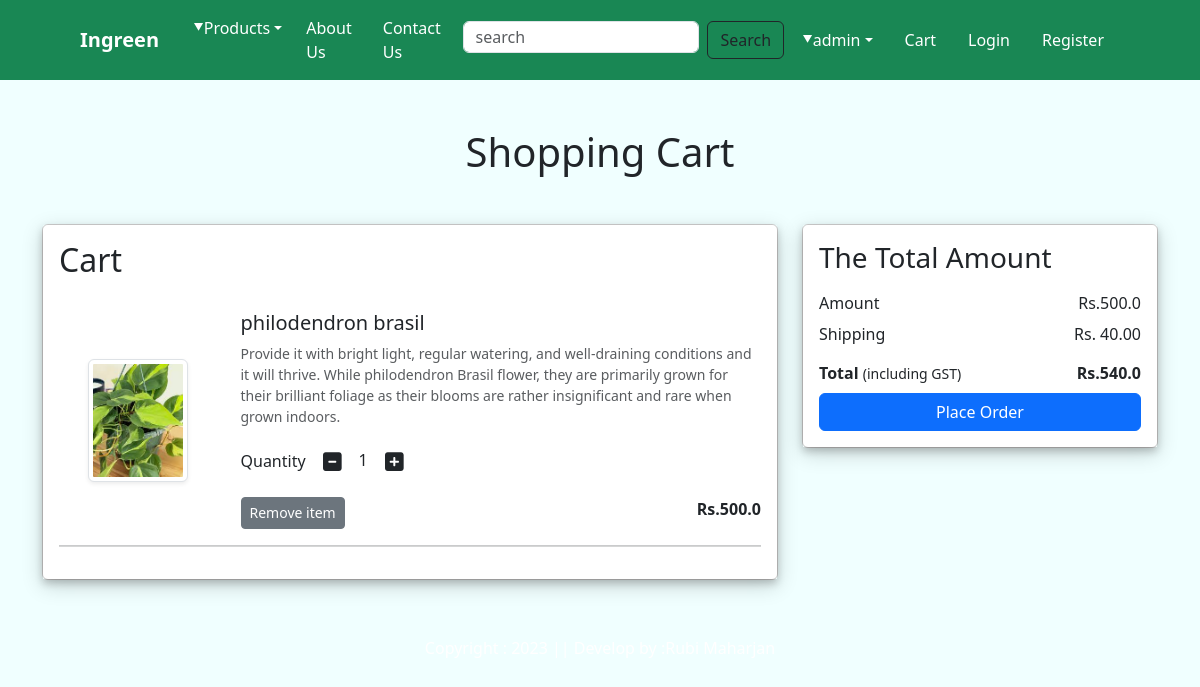
The app's page /cart/ (signed in), older data.
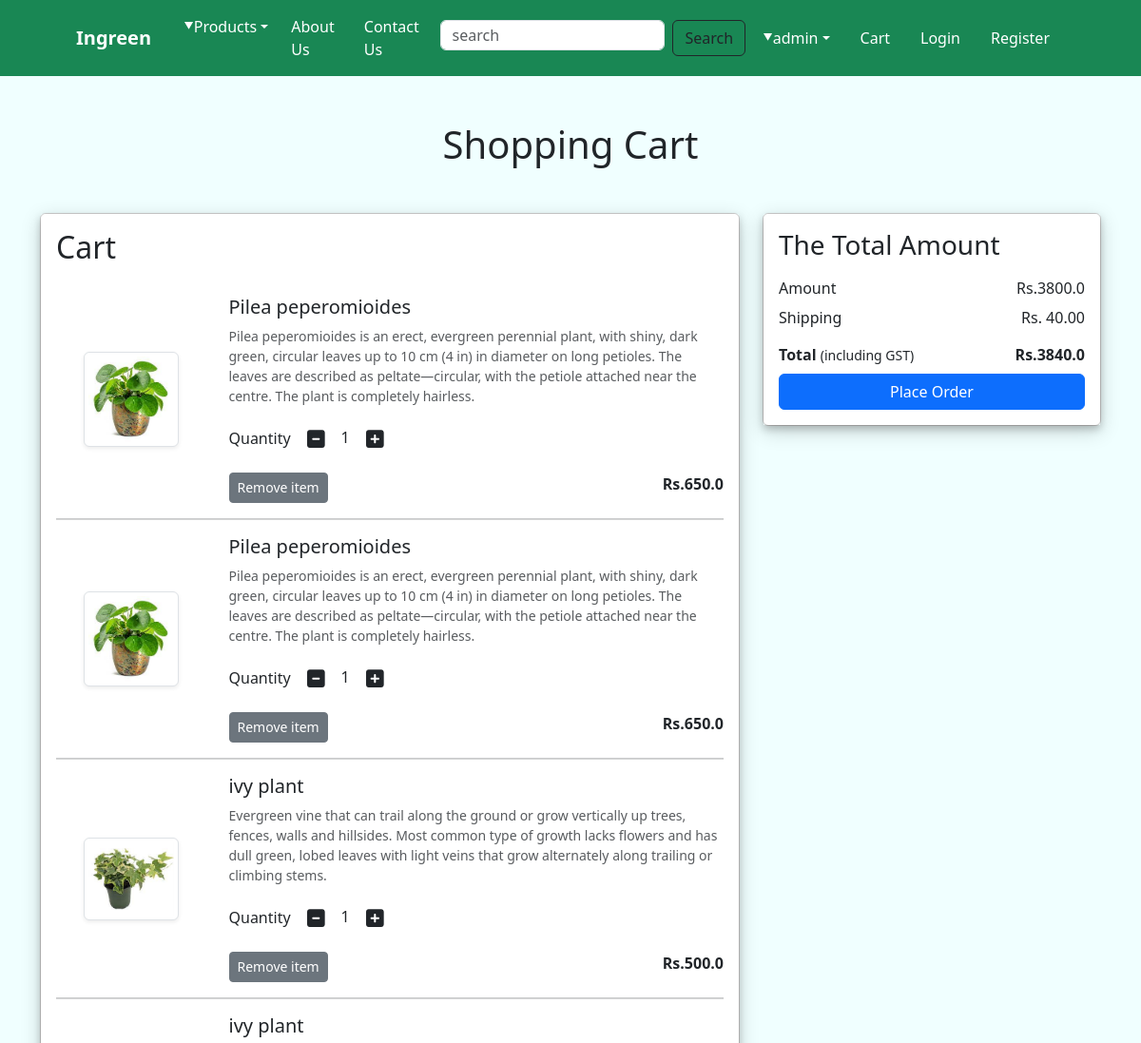
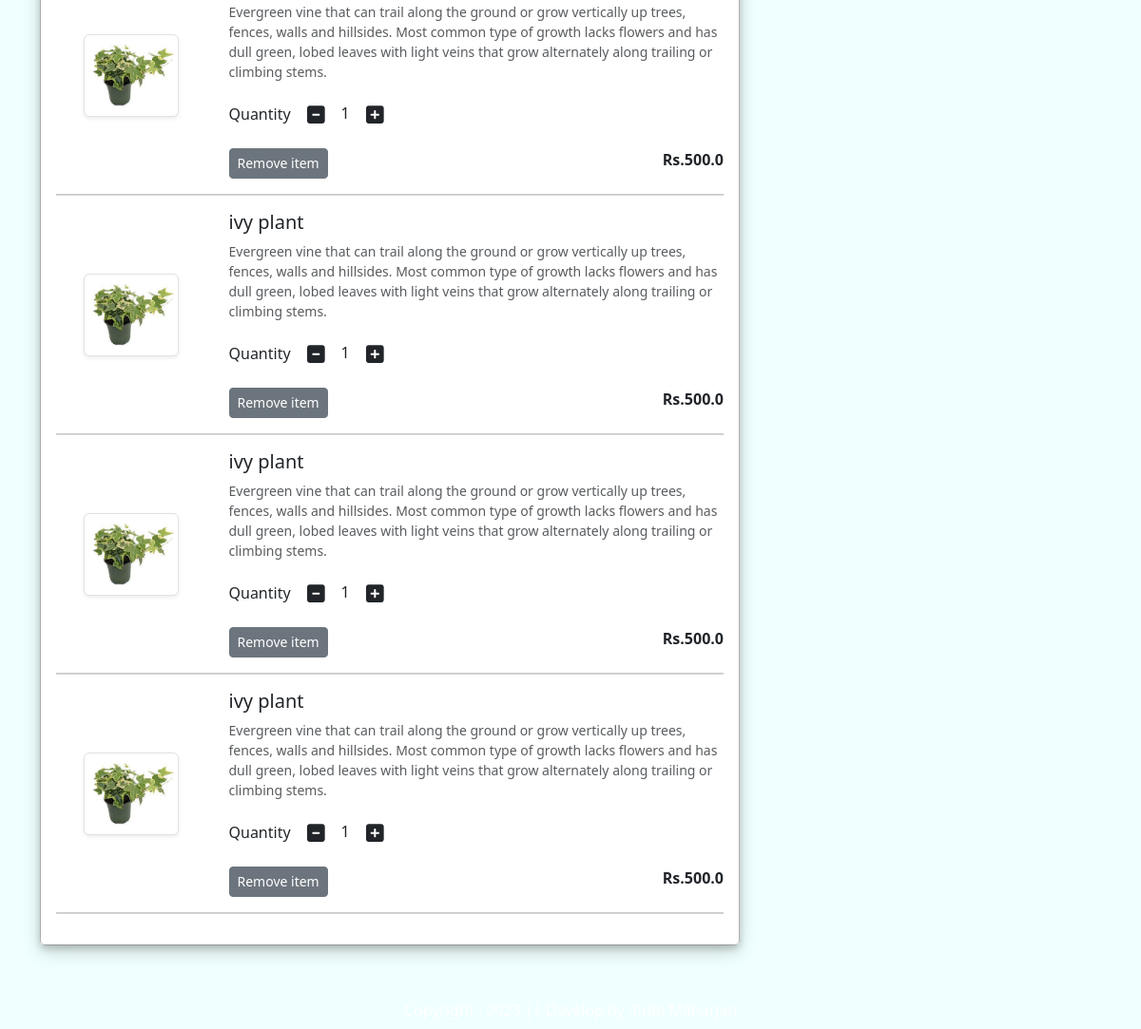
The same page, newer data (2 pictures, top to bottom).
### app/models.py (models this page shows, shortened)
class Cart(models.Model):
    user =models.ForeignKey(User,on_delete=models.CASCADE)
    product= models.ForeignKey(Product,on_delete=models.CASCADE)
    quantity =models.PositiveIntegerField(default=1)

class Product(models.Model):
    title =models.CharField(max_length=100)
    selling_price =models.FloatField()
    discounted_price=models.FloatField()
    description =models.TextField()
    category =models.CharField(choices=CATEGORY_CHOICES,max_length=2)
    product_image =models.ImageField(upload_to='product')

### app/views.py (the view)
# urls.py: path('cart/', views.show_cart, name='cart'),
@login_required
def show_cart(request):
    user = request.user
    cart = Cart.objects.filter(user=user)
    amount = 0
    for p in cart:
        value = p.quantity * p.product.discounted_price
        amount += value
    totalamount = amount + 40
    wishitem = 0
    totalitem = 0
    if request.user.is_authenticated:
        totalitem = len(Cart.objects.filter(user=request.user))
        wishitem = len(Wishlist.objects.filter(user=request.user))
    return render(request, 'addtocart.html', locals())

### app/templates/addtocart.html (shortened to what this page needs)
{% extends 'base.html' %}
{% load static %}
{% block main-content %}
<div class="container my-5">
    <div class="row">
            {% if cart %}
            <br>
            <div>
                <h1 class="text-center mb-5">Shopping Cart</h1>
            </div>
            <div class="col-sm-8">
                <div class="card">
                    <div class="card-body"  style="box-shadow: 0 4px 8px 0 rgba(0, 0, 0, 0.2), 0 6px 20px 0 rgba(0, 0, 0, 0.19); ">
                        <h2>Cart</h2><br>
                        {% for item in cart %}
                        <div class="row"  >
                            <div class="col-sm-3 text-center align-self-center">
                                <img src="{{item.product.product_image.url}}" alt="" srcset=""
                                    class="img-fluid img-thumbnail shadow-sm" height="100" width="100">
                            </div>
                            <div class="col-sm-9">
                                <div>
                                    <h5> {{item.product.title}}
                                    </h5>
                                    <p class="mb-2 text-muted small">
                                        {{item.product.description}}
                                    </p>
                                    <div class="my-3">
                                        <label for="quantity">Quantity</label>
                                        <a class="minus-cart btn" pid="{{ item.product.id }}"><i class="fas fa-minus-square fa-lg"></i></a>
                                        <span class="quantity">{{ item.quantity }}</span>
                                        <a class="plus-cart btn" pid="{{ item.product.id }}"><i class="fas fa-plus-square fa-lg"></i></a>
                                    </div>
                                    <div class="d-flex justify-content-between">
                                        <a class="remove-cart btn btn-sm btn-secondary" pid="{{ item.product.id }}" href="#">Remove item</a>
                                        <p class="mb-2"><span><strong>Rs.{{ item.product.discounted_price }}</strong></span></p>
                                    </div>
                            </div>
                        </div>
                    </div>
                        <hr class="text-muted">
                        {% endfor%}
                    </div>
                </div>
            </div>
            <div class="col-sm-4">
                <div class="card">
                    <div class="card-body" style="box-shadow: 0 4px 8px 0 rgba(0, 0, 0, 0.2), 0 6px 20px 0 rgba(0, 0, 0, 0.19); ">
                        <h3>The Total Amount</h3>
                        <ul class="list-group">
                            <li
                                class="list-group-item d-flex justify-content-between align-items-center border-0 px-0 pb-0">
                                Amount <span id="amount">Rs.{{amount}}</span></li>
                            <li
                                class="list-group-item d-flex justify-content-between align-items-center border-0 px-0 ">
                                Shipping <span id="amount">Rs. 40.00</span></li>
                            <li
                                class="list-group-item d-flex justify-content-between align-items-center border-0 px-0 mb-0">
                                <div>
                                    <strong>Total</strong> <small>(including GST)</small>
                                </div>
                                <span id="totalamount"><strong>Rs.{{totalamount}}</strong></span>
                            </li>
                        </ul>
                        <div class="d-grid"><a href="{% url 'checkout' %} " class="btn btn-primary">Place Order</a></div>
                    </div>
                </div>
            </div>
            {% else %}
            <h1 class="text-center mb-5">Cart is Empty</h1>
            {% endif %}
        </div>
    </div>
{% endblock main-content %}

Row changes from the older to the newer data that the page shows:
removed Cart: product.product_image (picture), product "philodendron brasil", product.description "Provide it with bright light, regular watering, and well-draining conditions and it will thrive. While philodendron Brasil flower, they are primarily grown for their brilliant foliage as their blooms are rather insignificant and rare when grown indoors.", quantity "1", product.discounted_price "500.0"
added Cart: product.product_image (picture), product "Pilea peperomioides", product.description "Pilea peperomioides is an erect, evergreen perennial plant, with shiny, dark green, circular leaves up to 10 cm (4 in) in diameter on long petioles. The leaves are described as peltate—circular, with the petiole attached near the centre. The plant is completely hairless.", quantity "1", product.discounted_price "650.0"
added Cart: product.product_image (picture), product "Pilea peperomioides", product.description "Pilea peperomioides is an erect, evergreen perennial plant, with shiny, dark green, circular leaves up to 10 cm (4 in) in diameter on long petioles. The leaves are described as peltate—circular, with the petiole attached near the centre. The plant is completely hairless.", quantity "1", product.discounted_price "650.0"
added Cart: product.product_image (picture), product "ivy plant", product.description "Evergreen vine that can trail along the ground or grow vertically up trees, fences, walls and hillsides. Most common type of growth lacks flowers and has dull green, lobed leaves with light veins that grow alternately along trailing or climbing stems.", quantity "1", product.discounted_price "500.0"
added Cart: product.product_image (picture), product "ivy plant", product.description "Evergreen vine that can trail along the ground or grow vertically up trees, fences, walls and hillsides. Most common type of growth lacks flowers and has dull green, lobed leaves with light veins that grow alternately along trailing or climbing stems.", quantity "1", product.discounted_price "500.0"
added Cart: product.product_image (picture), product "ivy plant", product.description "Evergreen vine that can trail along the ground or grow vertically up trees, fences, walls and hillsides. Most common type of growth lacks flowers and has dull green, lobed leaves with light veins that grow alternately along trailing or climbing stems.", quantity "1", product.discounted_price "500.0"
added Cart: product.product_image (picture), product "ivy plant", product.description "Evergreen vine that can trail along the ground or grow vertically up trees, fences, walls and hillsides. Most common type of growth lacks flowers and has dull green, lobed leaves with light veins that grow alternately along trailing or climbing stems.", quantity "1", product.discounted_price "500.0"
added Cart: product.product_image (picture), product "ivy plant", product.description "Evergreen vine that can trail along the ground or grow vertically up trees, fences, walls and hillsides. Most common type of growth lacks flowers and has dull green, lobed leaves with light veins that grow alternately along trailing or climbing stems.", quantity "1", product.discounted_price "500.0"
Text that changed along with them:
{{ amount }}: "500.0" → "3800.0"
{{ totalamount }}: "540.0" → "3840.0"
